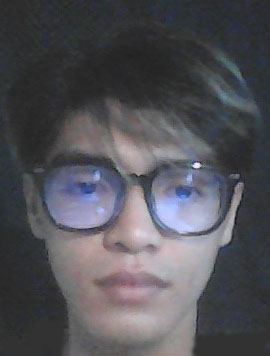
#> input picture LAB_3/datasets/face1.jpg, 270 x 356 px
$ python test2.py
#> lines starting #> are read from the running program, lines starting #| are printed output that depends on the picture
import cv2
import numpy as np

# Load image for img0
img0 = cv2.imread("datasets/face1.jpg")
#> img0 is the input picture: shape (356, 270, 3); mean B, G, R 87.5, 82, 82.9
img0 = cv2.resize(img0, (270, 356))

# Convert image to grayscale
gray0 = cv2.cvtColor(img0, cv2.COLOR_BGR2GRAY)
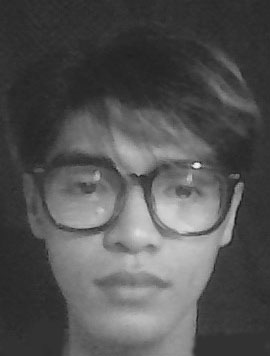
#> gray0: shape (356, 270); min 22, max 246, mean 82.9

# Create SIFT object
sift = cv2.SIFT_create()

# Detect keypoints and compute descriptors for img0
keypoints_0, descriptors_0 = sift.detectAndCompute(gray0, None)
#> keypoints_0 = 111 keypoints; strongest (x, y, size): (197, 165, 3.9), (141, 237, 100.6), (236, 218, 1.9), (226, 234, 9.9)

# Create BFMatcher object
bf = cv2.BFMatcher(cv2.NORM_L1, crossCheck=False)

# Initialize camera
cap = cv2.VideoCapture(0)

while cap.isOpened():
    # Capture frame from camera
    ret, frame = cap.read()
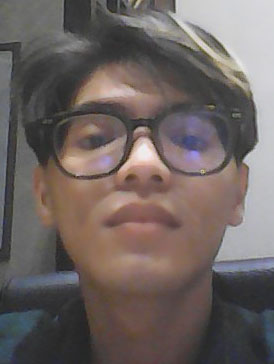
#> input picture LAB_3/datasets/face.jpg, 274 x 364 px, given in place of the camera
#> frame is the input picture: shape (364, 274, 3); mean B, G, R 97.5, 100.2, 110.1
    if not ret:
        break

    # Convert frame to grayscale
    gray_frame = cv2.cvtColor(frame, cv2.COLOR_BGR2GRAY)
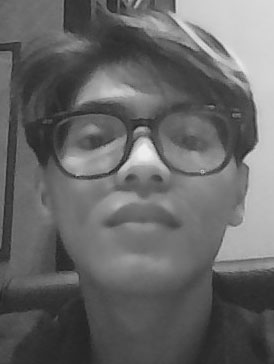
#> gray_frame: shape (364, 274); min 34, max 238, mean 102.8

    # Detect keypoints and compute descriptors for camera frame
    keypoints_cam, descriptors_cam = sift.detectAndCompute(gray_frame, None)
#> keypoints_cam = 213 keypoints; strongest (x, y, size): (144, 154, 16.3), (107, 87, 23.6), (122, 162, 4.1), (218, 46, 7.3)

    # Match descriptors using knnMatch
    matches = bf.match(descriptors_0, descriptors_cam)
#> matches = 111 matches
    matches = sorted(matches, key=lambda x: x.distance)

    matches = bf.knnMatch(descriptors_0, descriptors_cam, k=2)

    # Apply ratio test
    good_matches = []
    for m, n in matches:
        if m.distance < 0.7 * n.distance:
            good_matches.append(m)
#> this loop made 111 passes
#> after the loop, good_matches = 1 matches

    # Check if there are enough good matches to estimate homography
    if len(good_matches) >= 10:
        # Extract matched keypoints
        matched_keypoints_0 = np.float32(
            [keypoints_0[m.queryIdx].pt for m in good_matches]
        ).reshape(-1, 1, 2)
        matched_keypoints_cam = np.float32(
            [keypoints_cam[m.trainIdx].pt for m in good_matches]
        ).reshape(-1, 1, 2)

        # Find homography matrix
        H, _ = cv2.findHomography(
            matched_keypoints_0, matched_keypoints_cam, cv2.RANSAC
        )

        # Get corners of the object in img0
        h, w = gray0.shape[:2]
        corners = np.float32([[0, 0], [0, h - 1], [w - 1, h - 1], [w - 1, 0]]).reshape(
            -1, 1, 2
        )

        # Transform corners to get the bounding box in the camera frame
        transformed_corners = cv2.perspectiveTransform(corners, H)

        # Draw the bounding box on the camera frame
        cv2.polylines(gray_frame, [np.int32(transformed_corners)], True, (255, 0, 0), 2)
    # Draw matches on img_with_matches
    img_with_matches = cv2.drawMatches(
        gray0,
        keypoints_0,
        gray_frame,
        keypoints_cam,
        good_matches[:50],  # draw only the first 50 matches
        None,
        matchColor=(0, 255, 0),
        singlePointColor=(255, 0, 0),
        flags=0,
    )
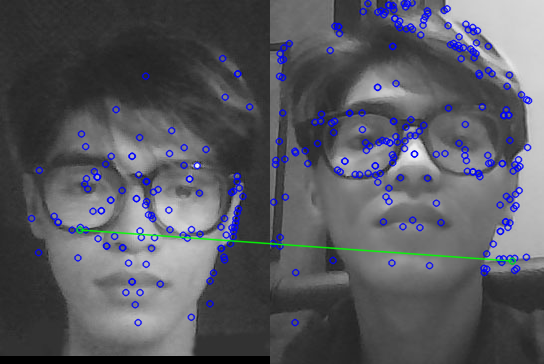
#> img_with_matches: shape (364, 544, 3); mean of channels 0, 1, 2 96.1, 88.8, 88; drawn as B, G, R

    # Display the result
    cv2.imshow("Matches", img_with_matches)

    if cv2.waitKey(1) & 0xFF == ord("q"):
#> (key q is pressed here)
        break

# Release resources
cap.release()
cv2.destroyAllWindows()
